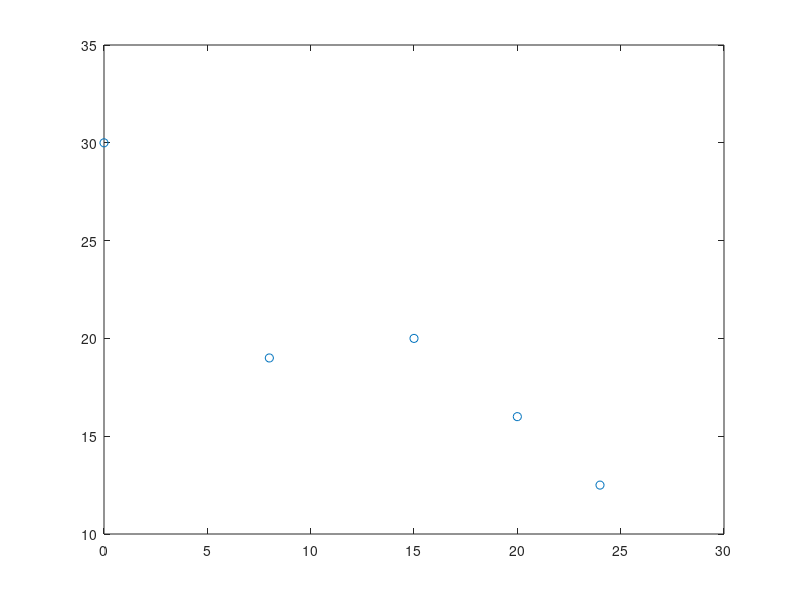

Write MATLAB code to recreate this figure.
%% Init
clc
clear

%% The gud stuf

Xn = [0 8 15 20  24];
Yn = [30 19 20 16 12.5];
Xe = 25;

papa_matrice = inv([
                [numel(Xn) sum(Xn) sum(Xn.^2) sum(Xn.^3) sum(Xn.^4)];
                [sum(Xn.^1) sum(Xn.^2) sum(Xn.^3) sum(Xn.^4) sum(Xn.^5)];
                [sum(Xn.^2) sum(Xn.^3) sum(Xn.^4) sum(Xn.^5) sum(Xn.^6)];
                [sum(Xn.^3) sum(Xn.^4) sum(Xn.^5) sum(Xn.^6) sum(Xn.^7)];
                [sum(Xn.^4) sum(Xn.^5) sum(Xn.^6) sum(Xn.^7) sum(Xn.^8)]
               ]);
matrice_y = [sum(Yn); sum(Yn.*Xn); sum(Yn.*Xn.^2); sum(Yn.*Xn.^3); sum(Yn.*Xn.^4)];

a = papa_matrice * matrice_y;

X = linspace(0,30,10000000);
glissade = a(1) + a(2).*X.^1 + a(3).*X.^2 + a(4).*X.^3 + a(5).*X.^4; 
He = a(1) + a(2)*Xe^1 + a(3)*Xe^2 + a(4)*Xe^3 + a(5)*Xe^4;

derive = a(2)*Xe^0 + 2*a(3)*Xe^1 + 3*a(4)*Xe^2 + 4*a(5)*Xe^3;
%% Plotting
figure
plot(X,glissade)
hold on 
scatter(Xn,Yn)

%% Friction less cum speed
masse = 80;
g = 9.8;
Loss_pot_energy = masse*g*(30-He);

friction_less_speed = sqrt(2*Loss_pot_energy/masse);





